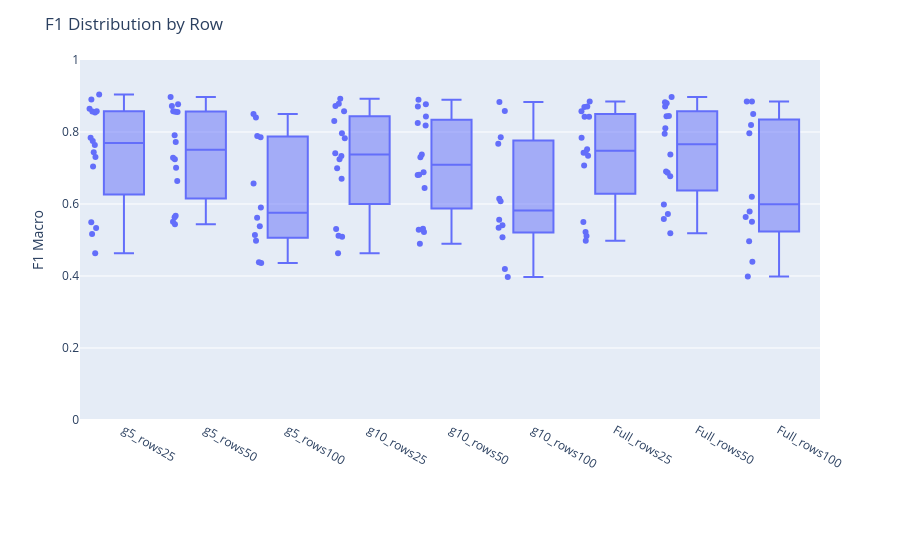

This figure's notebook cell:
### Code cell
fig = plot_f1_box_by_last_parts(
    df=summary_table,
    run_name_col="run_name",
    f1_col="f1_macro",
    save_dir=save_dir,
    save=True,
)

fig.show()

### Figure 1 — Plotly figure (JSON) as saved in the notebook; plotly's stock layout.template omitted (floating-point values rounded to 4 significant figures; data arrays with more than 128 entries replaced by an {"elided": "..."} marker saying what was removed)
{"data": [{"alignmentgroup": "True", "boxpoints": "all", "hovertemplate": "group_key=%{x}<br>f1_macro=%{y}<extra></extra>", "legendgroup": "", "marker": {"color": "#636efa"}, "name": "", "notched": false, "offsetgroup": "", "orientation": "v", "showlegend": false, "type": "box", "x": {"elided": "132 str values"}, "x0": " ", "xaxis": "x", "y": {"elided": "132 float values"}, "y0": " ", "yaxis": "y"}], "layout": {"autosize": true, "boxmode": "group", "legend": {"tracegroupgap": 0}, "margin": {"b": 140, "t": 60}, "title": {"text": "F1 Distribution by Row"}, "xaxis": {"anchor": "y", "autorange": true, "categoryarray": ["g5_rows25", "g5_rows50", "g5_rows100", "g10_rows25", "g10_rows50", "g10_rows100", "Full_rows25", "Full_rows50", "Full_rows100"], "categoryorder": "array", "domain": [0, 1], "range": [-0.5283, 8.5], "tickangle": 30, "title": {}, "type": "category"}, "yaxis": {"anchor": "x", "domain": [0, 1], "dtick": 0.2, "range": [0, 1], "title": {"text": "F1 Macro"}, "type": "linear"}}}
